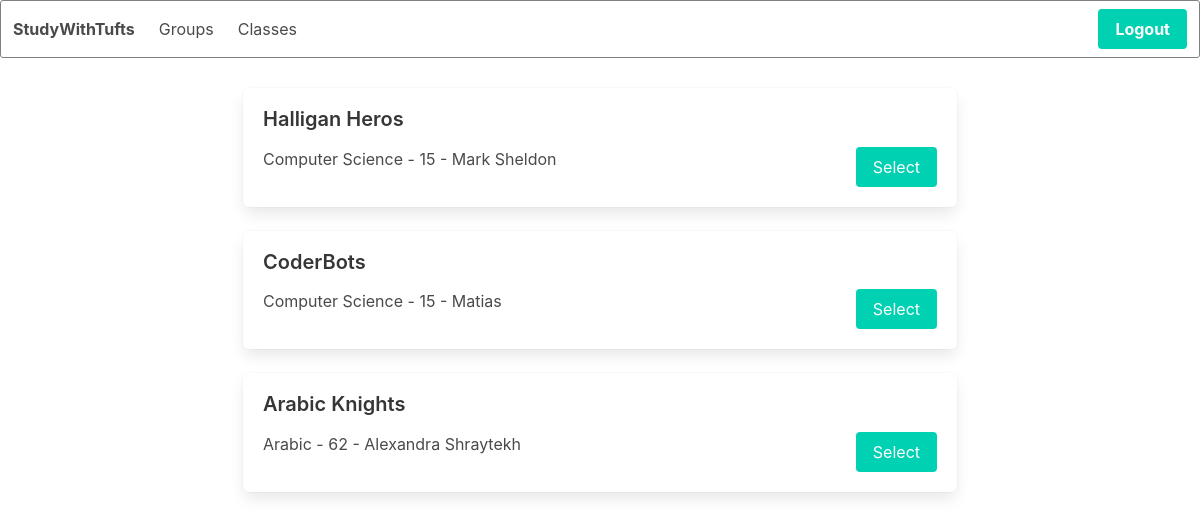
Screenshot of /groups/ (signed in) with the database file from the repository.
### groups/models.py (models this page shows, shortened)
class StudyGroup(models.Model):
    user = models.ForeignKey(settings.AUTH_USER_MODEL, on_delete=models.CASCADE)
    title = models.CharField(max_length=100)
    teacher = models.CharField(max_length=100, default='')
    classes = models.ForeignKey(Classes, on_delete=models.CASCADE, blank=True)
    max_size = models.IntegerField(default=10)
    current_size = models.IntegerField(default=0)
    mon = models.TimeField(default='00:00')
    tue = models.TimeField(default='00:00')
    wed = models.TimeField(default='00:00')
    thur = models.TimeField(default='00:00')
    fri = models.TimeField(default='00:00')
    sat = models.TimeField(default='00:00')
    sun = models.TimeField(default='00:00')
    monday = models.BooleanField(default=False)
    tuesday = models.BooleanField(default=False)
    wednesday = models.BooleanField(default=False)
    thursday = models.BooleanField(default=False)
    friday = models.BooleanField(default=False)
    saturday = models.BooleanField(default=False)
    sunday = models.BooleanField(default=False)

### classes/models.py (models this page shows, shortened)
class Classes(models.Model):
    title = models.CharField(max_length=100)
    subject = models.ForeignKey(Subject, on_delete=models.CASCADE)
    course_number = models.IntegerField(default=0)

class Subject(models.Model):
    title = models.CharField(max_length=100)
    def __str__(self):
        return self.title

### groups/views.py (the view)
# urls.py: path('', views.index, name='index'),
@login_required(login_url='/login/')
def index(request):
    return render(request, "groups/index.html")

### groups/templates/groups/index.html (shortened to what this page needs)
{% extends 'base.html' %}
{%block content%}
{%if user.userinfo.groups.all %}
<section id="grouplist" class="container">
      <div class="columns is-centered is-multiline" id="sectioncontainer">
            <div class="column is-9">
                {% for group in user.userinfo.groups.all %}
                <div class="box content">
                    <article class="post">
                        <h4>{{ group.title }}</h4>
                        <div class="media">
                            <div class="media-content">
                                <div class="content">
                                    <p>
                                        {{group.classes.subject}} - {{group.classes.course_number}} - {{group.teacher}} &nbsp;
                                    </p>
                                </div>
                            </div>
                            <div class="media-right">
                              <form method="POST" action='/groups/{{ group.id }}'>
                                    <div class="control">
                                        <button class="button is-primary">Select</button>
                                    </div>
                                </form>
                            </div>
                        </div>
                    </article>
                </div>
                {% endfor %}
            </div>
        </div>
    </section>
{% endif %}
{%endblock%}

### static/studygroup/style.css (style rules this page uses)
#grouplist { margin-top: 3%; }

### rows the page displays
StudyGroup: title "Halligan Heros", classes.subject "Computer Science", classes.course_number "15", teacher "Mark Sheldon"
StudyGroup: title "CoderBots", classes.subject "Computer Science", classes.course_number "15", teacher "Matias"
StudyGroup: title "Arabic Knights", classes.subject "Arabic", classes.course_number "62", teacher "Alexandra Shraytekh"
